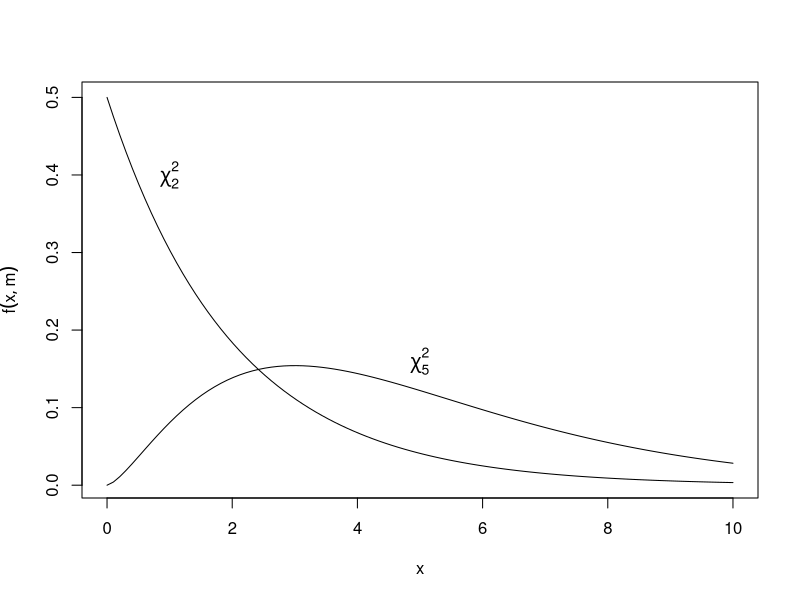

This chart was generated by the following R code: (Note: this script raises an error after producing the figure.)
# TODO: Add comment
# 
# Author: claudio
###############################################################################


pdf(file="grafici/densitaChi2.pdf")
x <- seq(0,10,length.out = 100)
y1 <- dchisq(x,df=2)

y2 <- dchisq(x,df=5)



plot(x,y1,xlab="x",ylab=expression(f(x,m)),type="l")
lines(x,y2)

text(1,0.4,expression(chi[2]^2),cex=1.2)
text(5,0.16,expression(chi[5]^2),cex=1.2)

dev.off()


pdf(file="grafici/Test_densitaChi2.pdf")

x <- seq(0,16,length.out = 100)
y <- dchisq(x,df=5)

Xd <- seq(q95,16,length.out=50)
Yd<- dchisq(Xd,df=5)
Xd <- c(q95,Xd,Xd[50])
Yd <- c(0,Yd,0)

q95 <- qchisq(0.95,5)
plot(x,y,xlab="x",ylab=expression(f(x)),
		type="l",
		panel.first=polygon(Xd,Yd,col="coral",border = NA),
		las=1,axes=FALSE,xlim=c(0,16),ylim=c(0,0.16)
)
Axis(at=seq(0,0.16,length.out=9),side=2,las=1)
Axis(at=seq(0,16,length.out=9),side=1)

lines(x=c(q95,q95),y=c(0,dchisq(q95,5)))
text(5,0.14,expression(chi[5]^2),cex=1.2)
text(12,0.006,expression(alpha==paste(5,symbol("%"))))
text(q95, -0.0022, expression(k[paste(5,symbol("%"))]),cex = 1)


dev.off()
